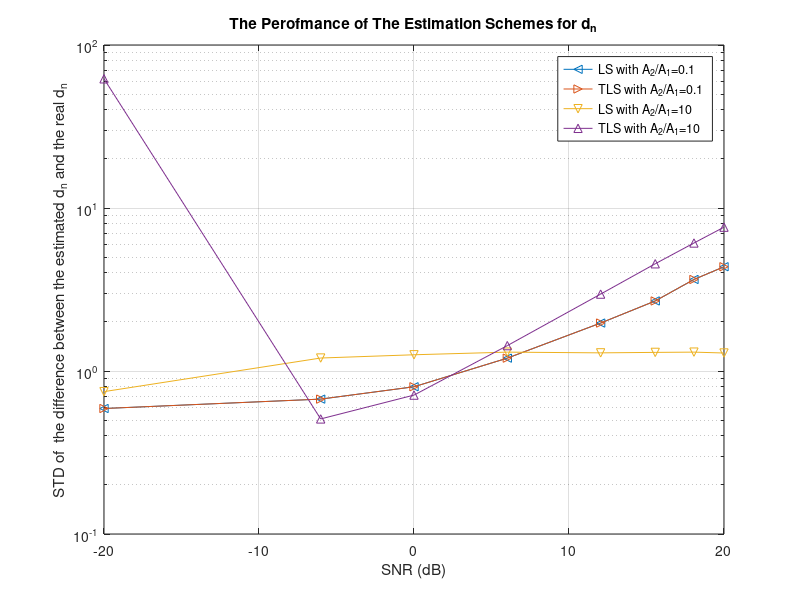
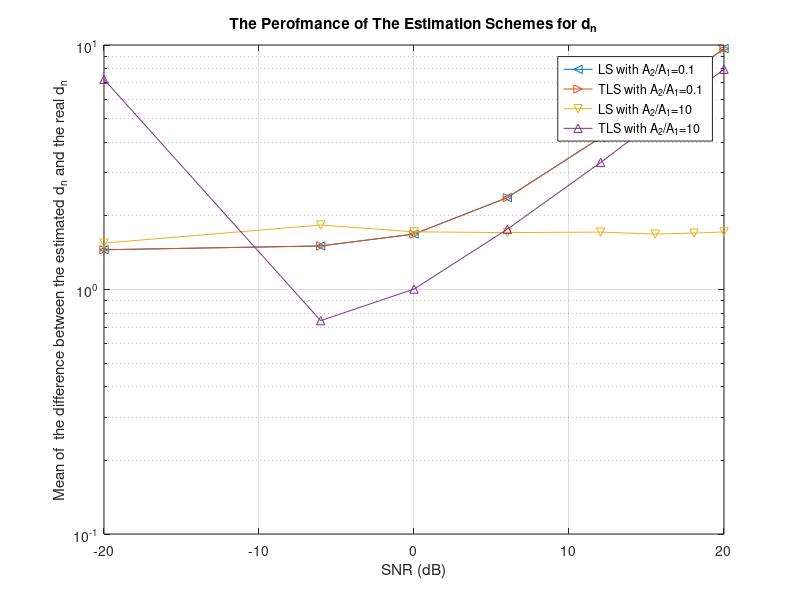
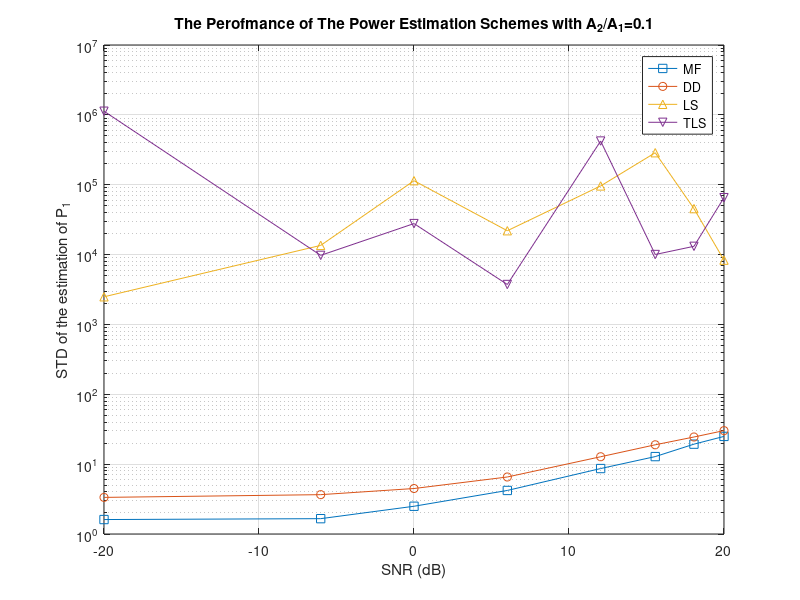
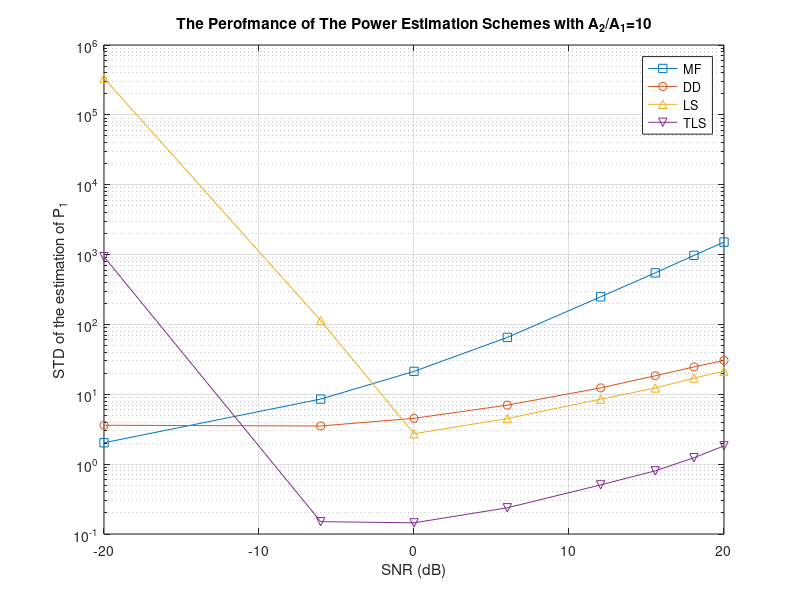

Here is the MATLAB script that generated these plots, in order:
%-------------------------------------------------------------------
%   
%   One-Shot Blind Decorrelating Detectors for Synchronous CDMA
%
%-------------------------------------------------------------------
%   BDD40.m
%
%   Updated on 05/14/2003 
%       ---- Add the d estimation, power estimation, BER and NFR 
%
%-------------------------------------------------------------------

clear all;
close all;
K = 2;
M=2;

L = 8;

s1 = [+1; -1; +1; -1; +1; -1; +1; -1];
s1 = s1/norm(s1);
s2 = [+1; +1; +1; -1; +1; -1; +1; -1];
s2 = s2/norm(s2);

S = [s1 s2];
Rs=S'*S
Rs_=inv(S'*S);

w_DD  = (Rs_(1,:)*S')';
w_MF  = s1;

%SNR = 2;
SNR = [0.1; 0.5; 1; 2; 4; 6; 8; 10];

% A21 = [0.2; 0.4; 0.6; 0.8; 1; 1.5; 2; 2.5; 3; 3.5; 4];
A21 = [0.1; 1; 10];

P = eye(L)-s1*s1';

TotalTrails = 1000;

for n = 1:length(A21)
    for m = 1:length(SNR)
    
        BER_LS(m,n) = 0;
        BER_TLS(m,n) = 0;
        BER_DD(m,n) = 0;
        BER_MF(m,n) = 0;

        P_DD_Mean(m,n)=0;
        P_MF_Mean(m,n)=0;
        P_LS_Mean(m,n)=0;
        P_TLS_Mean(m,n)=0;
        
        P_DD_Std(m,n)=0;
        P_MF_Std(m,n)=0;
        P_LS_Std(m,n)=0;
        P_TLS_Std(m,n)=0;

        a = [ 1; A21(n,1)]*SNR(m,1);
        A = diag(a);
        
        sigma = 1;

        trial = 0;
        
        while trial <= TotalTrails

            b = (rand(K,1)>0.5)*2 -1;
            r = S*A*b + sigma*randn(L,1);
            
            B1 = [ [1/A(1,1);0] ( (rand(K,M-1) > 0.5)*2 -1 ) ];
            B2 = [ [1/A(1,1);0] ( (rand(K,M-1) > 0.5)*2 -1 ) ];
            
            d1 = pinv(B1)*b;
            d2 = pinv(B2)*b;

            if ( abs( d1(2,1)*B1(1,2)-d2(2,1)*B2(1,2) ) < 0.01 )
                continue
            else
                trial = trial + 1;
            end

            % S_B1 = S*A*B1;
            % S_B2 = S*A*B2;
            
            S_B1 = S*A*B1 + [zeros(L,1) sigma*randn(L,M-1)];
            S_B2 = S*A*B2 + [zeros(L,1) sigma*randn(L,M-1)];
            
            d1_LS = ( inv(S_B1'*S_B1)*S_B1' )*r;
            d2_LS = ( inv(S_B2'*S_B2)*S_B2' )*r;
            dd_LS(2*trial-1,1)=norm(d1_LS-d1);
            dd_LS(2*trial,1)=norm(d2_LS-d2);
            
            %================================================%            
            [Us1, Ss1, Vs1]=svd([S_B1(:,2:M) r]);
            [s_svd1 index]=sort(diag(Ss1));
            Us1 = Us1(:,index);
            Vs1 = Vs1(:,index)
            
            %d1_TLS(2:M,1) = -Vs1(1:M-1,1)/Vs1(M,1)
            d1_TLS(2:M,1) = ( inv( S_B1(:,2:M)'*S_B1(:,2:M) - (s_svd1(1,1)^2)*eye(M-1) )*S_B1(:,2:M)' )*r
            
            
            pause
            
            D_S_r = s_svd1(1,1)*Us1(:,1)*Vs1(:,1)';
            temp=[S_B1(:,2:M) r] - D_S_r;
            %S_B1(:,2:M)=temp(:,1:M-1);
            r1=temp(:,M);

            d1_TLS(1,1) = s1'*(r1-S_B1(:,2:M)*d1_TLS(2:M,1));
            %================================================%
            [Us2, Ss2, Vs2]=svd([S_B2(:,2:M) r]);
            [s_svd2 index]=sort(diag(Ss2));
            Us2 = Us2(:,index);
            Vs2 = Vs2(:,index);
            
            
            d2_TLS(2:M,1) = ( inv( S_B2(:,2:M)'*S_B2(:,2:M) - (s_svd2(1,1)^2)*eye(M-1) )*S_B2(:,2:M)' )*r;

            D_S_r = s_svd2(1,1)*Us2(:,1)*Vs2(:,1)';
            temp=[S_B2(:,2:M) r] - D_S_r;
            %S_B2(:,2:M)=temp(:,1:M-1);
            r2=temp(:,M);

            d2_TLS(1,1) = s1'*(r2-S_B2(:,2:M)*d2_TLS(2:M,1));
            %=================================================%
            dd_TLS(2*trial-1,1) = norm(d1_TLS-d1);            
            dd_TLS(2*trial  ,1) = norm(d2_TLS-d2);            
            
            delta_d_LS  = d2_LS  - d1_LS;
            delta_d_TLS = d2_TLS - d1_TLS;
            
            A1_LS(trial,1)  = abs( delta_d_LS(1,1)/( B1(1,2:M)*d1_LS(2:M,1)-B2(1,2:M)*d2_LS(2:M,1) ) );
            A1_TLS(trial,1) = abs( delta_d_TLS(1,1)/( B1(1,2:M)*d1_TLS(2:M,1)-B2(1,2:M)*d2_TLS(2:M,1) ) );
                
            P1_LS(trial,1)  = A1_LS(trial,1)^2;
            P1_TLS(trial,1) = A1_TLS(trial,1)^2;
                
            b_LS = sign( [1/A1_LS(trial,1) B1(1,2:M)]*d1_LS + [1/A1_LS(trial,1) B2(1,2:M)]*d2_LS );
            b_TLS = sign( [1/A1_TLS(trial,1) B1(1,2:M)]*d1_TLS + [1/A1_TLS(trial,1) B2(1,2:M)]*d2_TLS );
                
            b_DD = w_DD' * r(:,1);
            P_DD(trial,1) = b_DD^2;
            
            b_MF = w_MF' * r(:,1);
            P_MF(trial,1) = b_MF^2;
               
            if ( ( b_LS*b(1,1) ) < 0 )
                BER_LS(m,n) = BER_LS(m,n) + 1;
            end
                
            if ( ( b_TLS*b(1,1) ) < 0 )
                BER_TLS(m,n) = BER_TLS(m,n) + 1;
            end
                
            if ( ( b_DD*b(1,1) ) < 0 )
                BER_DD(m,n) = BER_DD(m,n) + 1;
            end
                
            if ( ( b_MF*b(1,1) ) < 0 )
                BER_MF(m,n) = BER_MF(m,n) + 1;
            end

        end
        
        MEAN_dd_LS(n,m)=mean(dd_LS);
        MEAN_dd_TLS(n,m)=mean(dd_TLS);

        STD_dd_LS(n,m)=std(dd_LS);
        STD_dd_TLS(n,m)=std(dd_TLS);

        P_LS_Mean(m,n) = mean(P1_LS);
        P_TLS_Mean(m,n) = mean(P1_TLS);
        P_DD_Mean(m,n) = mean(P_DD);
        P_MF_Mean(m,n) = mean(P_MF);        
        
        P_LS_Std(m,n) = std(P1_LS);
        P_TLS_Std(m,n) = std(P1_TLS);
        P_DD_Std(m,n) = std(P_DD);
        P_MF_Std(m,n) = std(P_MF);        

    end
end

BER_MF = BER_MF/TotalTrails
BER_DD = BER_DD/TotalTrails
BER_LS = BER_LS/TotalTrails
BER_TLS = BER_TLS/TotalTrails

%%---------------------------------------------------------------------------%%
P1_SNR = SNR.^2;
SNR = log10(SNR).*20;

A2A1 = log10(A21).*20;

%%---------------------------------------------------------------
figure(1)
semilogy(SNR, STD_dd_LS(1,:),'-<', SNR, STD_dd_LS(1,:),'->',SNR, STD_dd_LS(3,:),'-v', SNR, STD_dd_TLS(3,:),'-^')
grid;
title('The Perofmance of The Estimation Schemes for d_n');
xlabel('SNR (dB)');
ylabel('STD of  the difference between the estimated d_n and the real d_n');
legend('LS with A_2/A_1=0.1','TLS with A_2/A_1=0.1','LS with A_2/A_1=10','TLS with A_2/A_1=10');

figure(2)
semilogy(SNR, MEAN_dd_LS(1,:),'-<', SNR, MEAN_dd_LS(1,:),'->',SNR, MEAN_dd_LS(3,:),'-v', SNR, MEAN_dd_TLS(3,:),'-^')
grid;
title('The Perofmance of The Estimation Schemes for d_n');
xlabel('SNR (dB)');
ylabel('Mean of  the difference between the estimated d_n and the real d_n');
legend('LS with A_2/A_1=0.1','TLS with A_2/A_1=0.1','LS with A_2/A_1=10','TLS with A_2/A_1=10');

%%-----------------------------------------------------------------------------
figure(3)
semilogy(SNR, P_MF_Std(:,1),'-s', SNR, P_DD_Std(:,1),'-o',SNR, P_LS_Std(:,1),'-^', SNR, P_TLS_Std(:,1),'-v')
grid;
title('The Perofmance of The Power Estimation Schemes with A_2/A_1=0.1');
xlabel('SNR (dB)');
ylabel('STD of the estimation of P_1');
legend('MF','DD','LS','TLS');

figure(4)
semilogy(SNR, P_MF_Std(:,3),'-s', SNR, P_DD_Std(:,3),'-o',SNR, P_LS_Std(:,3),'-^', SNR, P_TLS_Std(:,3),'-v')
grid;
title('The Perofmance of The Power Estimation Schemes with A_2/A_1=10');
xlabel('SNR (dB)');
ylabel('STD of the estimation of P_1');
legend('MF','DD','LS','TLS');

figure(5)
semilogy(SNR, P_MF_Mean(:,1),'-s', SNR, P_DD_Mean(:,1),'-o',SNR, P_LS_Mean(:,1),'-^', SNR, P_TLS_Mean(:,1),'-v')
grid;
title('The Perofmance of The Power Estimation Schemes with A_2/A_1=0.1');
xlabel('SNR (dB)');
ylabel('Mean of the estimation of P_1');
legend('MF','DD','LS','TLS');

figure(6)
semilogy(SNR, P_MF_Mean(:,3),'-s', SNR, P_DD_Mean(:,3),'-o',SNR, P_LS_Mean(:,3),'-^', SNR, P_TLS_Mean(:,3),'-v')
grid;
title('The Perofmance of The Power Estimation Schemes with A_2/A_1=10');
xlabel('SNR (dB)');
ylabel('Mean of the estimation of P_1');
legend('MF','DD','LS','TLS');

%%------------------------------------------------------------------------------------

figure(7)
semilogy(SNR, BER_MF(:,1),'-*',SNR, BER_MF(:,2),'-+',SNR, BER_MF(:,3),'-x', SNR, BER_DD(:,3),'-o', SNR, BER_LS(:,1),'-d', SNR, BER_LS(:,2),'-p', SNR, BER_LS(:,3),'-h')
ylim([1.0/TotalTrails 0.55])
xlim([min(SNR) max(SNR)])
grid;
title('BER of Different Multiuser Detection Algorithms');
xlabel('SNR (dB)');
ylabel('Bit-Error-Rate BER');
legend('MF with A_2/A_1=0.1','MF with A_2/A_1=1','MF with A_2/A_1=2','Decorr. Detector','LS with A_2/A_1=0.1','LS with A_2/A_1=1','LS with A_2/A_1=2');

figure(8)
semilogy(SNR, BER_MF(:,1),'-*',SNR, BER_MF(:,2),'-+',SNR, BER_MF(:,3),'-x', SNR, BER_DD(:,3),'-o', SNR, BER_TLS(:,1),'-d', SNR, BER_TLS(:,2),'-p', SNR, BER_TLS(:,3),'-h')
ylim([1.0/TotalTrails 0.55])
xlim([min(SNR) max(SNR)])
grid;
title('BER of Different Multiuser Detection Algorithms');
xlabel('SNR (dB)');
ylabel('Bit-Error-Rate BER');
legend('MF with A_2/A_1=0.1','MF with A_2/A_1=1','MF with A_2/A_1=2','Decorr. Detector','TLS with A_2/A_1=0.1','TLS with A_2/A_1=1','TLS with A_2/A_1=2');

%%------------------------------------------------------------------------------------------
figure(9)
semilogy(A2A1, BER_MF(1,:),'-*', A2A1, BER_DD(1,:),'-o', A2A1, BER_LS(1,:),'-^', A2A1, BER_TLS(1,:),'-v')
grid;
title('Near-Far Resistance Performance of Different Detectors');
xlabel('Near-Far Resistance A_2/A_1(dB)');
ylabel('Bit-Error-Rate (BER)');
legend('MF','DD','LS','TLS');